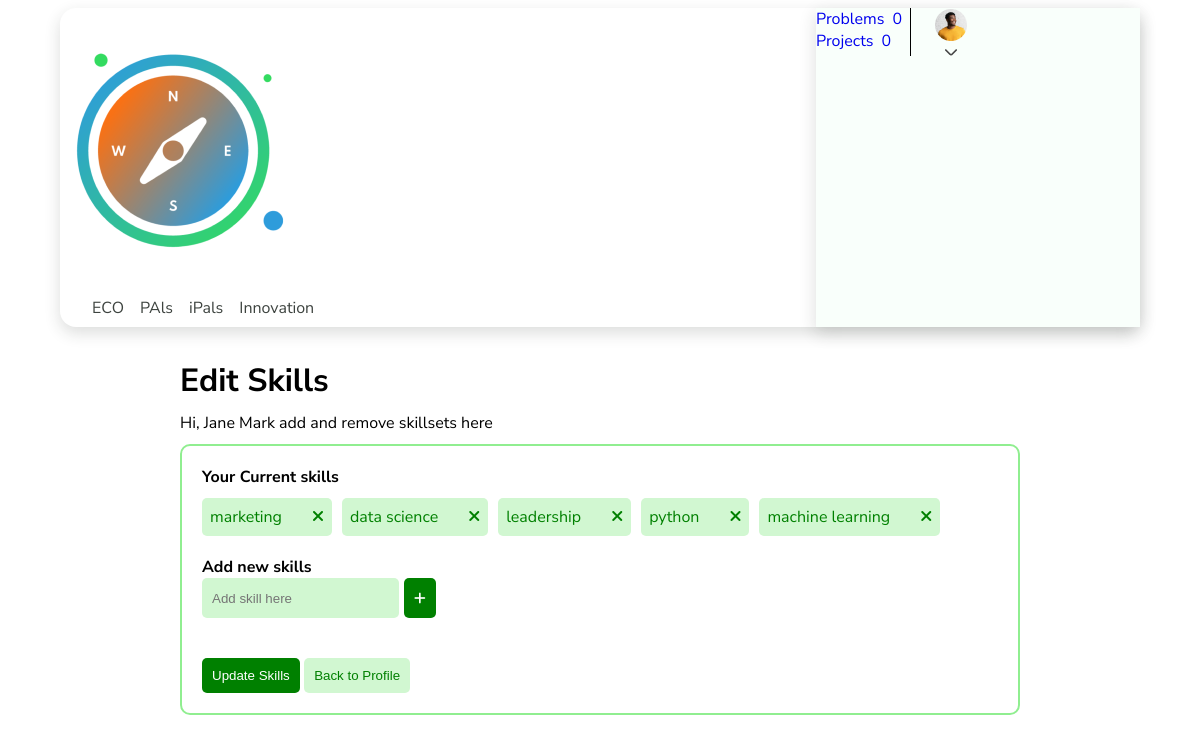
The app's page /accounts/update-skills/ (signed in) with its own data.
### accounts/models.py (models this page shows, shortened)
class UserProfile(models.Model):
    gender_choice = (
        ("Male", "Male"),
        ("Female", "Female"),
        ("Custom", "Custom"),
    )
    user = models.OneToOneField(User, on_delete=models.CASCADE, related_name="user_profile")
    full_name = models.CharField(max_length=500)
    email = models.EmailField(max_length=500, null = True)
    gender = models.CharField(choices=gender_choice, max_length=50)
    profile_image = models.ImageField(null=True, blank=True, upload_to="profiles/")
    location = models.CharField(null=True, blank=True, max_length=1000)
    skillsets = models.ManyToManyField(Skills, blank=True)
    phone=models.CharField(default="",blank=True,null=True,max_length=300)
    bio=models.TextField(null=True,blank=True,default='')
    verification_token = models.UUIDField(default=uuid.uuid4, editable=False)
    completed = models.BooleanField(default=False)

class Skills(models.Model):
    name = models.CharField(max_length=500)

### accounts/views.py (the view)
# urls.py: path('update-skills/',UpdateUserSkills,name='edit-skills'),
def UpdateUserSkills(request):
    current_skills=request.user.user_profile.skillsets.all()
    skill_arr=[skill.name for skill in current_skills]
    context={
        "user_skills":skill_arr
    }
    return render(request,'update-skill.html',context)

### templates/update-skill.html (shortened to what this page needs)
{%load static%}
<!DOCTYPE html>
<html lang="en">
<head>
        <link rel="stylesheet" href="{%static 'css/version2/update-skills.css'%}" />
        <link rel="stylesheet" href="https://cdnjs.cloudflare.com/ajax/libs/font-awesome/6.4.2/css/all.min.css" />
</head>
<body>
    {%include 'components/alert.html'%}
	<nav>
        <nav-bar></nav-bar>
    </nav>
                  <div class='container'>
                     <h1>Edit Skills</h1>
                     <p>Hi, {{request.user.user_profile.full_name}} add and remove skillsets here</p>
                     <div class='current-container'>
                      <h4>Your Current skills</h4>
                         <div class='skills'>
                        {% for skill in user_skills  %}
                        <p class='skill-item'>{{skill}} <a href="{%url 'delete-skill'%}?skill={{skill}}" style='color:green;'><i class="fa-solid fa-xmark remove-skill"></i></a></p>
                        {% endfor %}
                         </div>
                       <fieldset>
                        <h4>Add new skills</>
                         <div class='input-holder'>
                        <input type="text" placeholder='Add skill here' required>
                        <button class='add'><i class="fa-solid fa-plus add-skill"></i></button>
                         </div>
                         <div class='new-skills'></div>
                         <button class='update'>Update Skills</button>
                      <button class="profile-btn">
							        <a href="{%url 'profile'%}" style='color:green;'>Back to Profile</a> </button>
                        </fieldset>
                     </div>
                  </div>
</body>
</html>

### static/css/version2/update-skills.css (style rules this page uses)
* { margin: 0; padding: 0; }
.container { padding-top: 40px; display: flex; flex-direction: column; gap: 10px; width: 70%; margin: 0 auto; }
.current-container { border:2px solid lightgreen; padding: 20px; border-radius: 10px; }
.skills { display: flex; gap:10px; padding-top: 10px; flex-wrap: wrap; }
.skill-item { color: green; background-color: rgb(209, 247, 209); padding: 8px; border-radius: 5px; display: flex; gap: 30px; justify-content: center; align-items: center; font-weight: 400; }
.skill-item i { cursor: pointer; }
fieldset { border:none; display:flex; flex-direction: column; padding-top: 20px; gap: 10px; }
input { height: 40px; padding: 0px 10px; border: none; background-color: rgb(209, 247, 209); border-radius: 5px; }
.input-holder { display: flex; gap: 5px; }
button { background-color: green; border:none; padding: 10px; color:white; border-radius: 5px; }
.add-skill { color: white; }
.new-skills { padding: 20px 0; display: flex; gap: 5px; }
.profile-btn { background-color: rgb(209, 247, 209); color: green; }

### static/css/main.css (style rules this page uses)
:root { --primary-green: #1DB559; --secondary-green: #EEFCF4; --primary-blue: #2EA2CF; --secondary-blue: #F1FAFE; --primary-orange: #F67218; --secondary-orange: #FFF3ED; --dark-green: #263238; --highlight-green: #F9FFFB; --main-text: black; --sub-text: #3D433F; --default-font: 'Montserrat', sans-serif; --nunito-font: 'Nunito Sans', sans-serif; --inter-font: 'Inter', sans-serif; }
body { font-family: var(--nunito-font); }
a { text-decoration: none; }
nav { position: sticky; top: 1%; z-index: 999; }

### records on screen
Skills: user_skills "marketing"
Skills: user_skills "data science"
Skills: user_skills "leadership"
Skills: user_skills "python"
Skills: user_skills "machine learning"

### other values on screen
{{ request.user.user_profile.full_name }} "Jane Mark"
